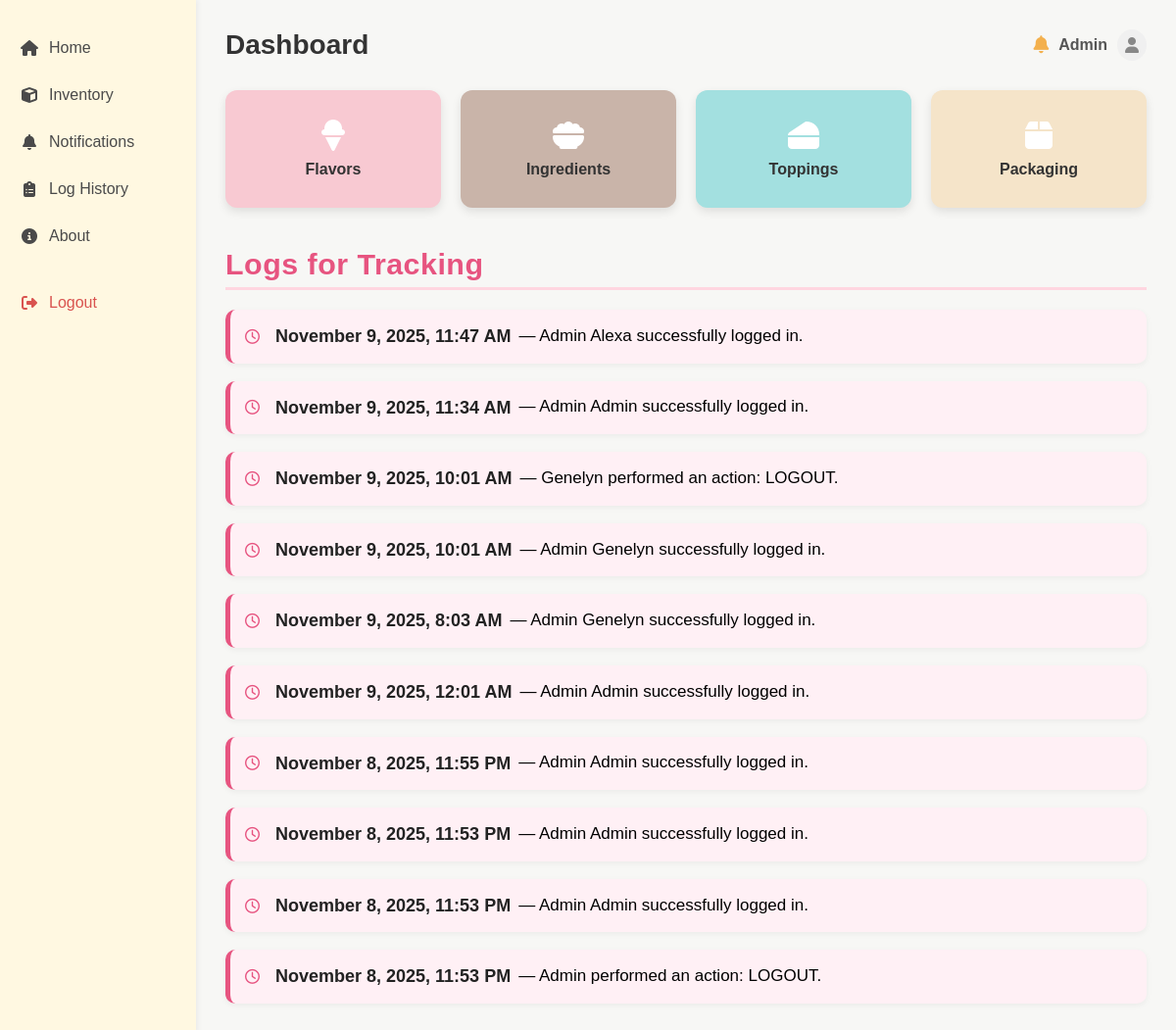
Page /home/ (signed in) on the earlier database version.
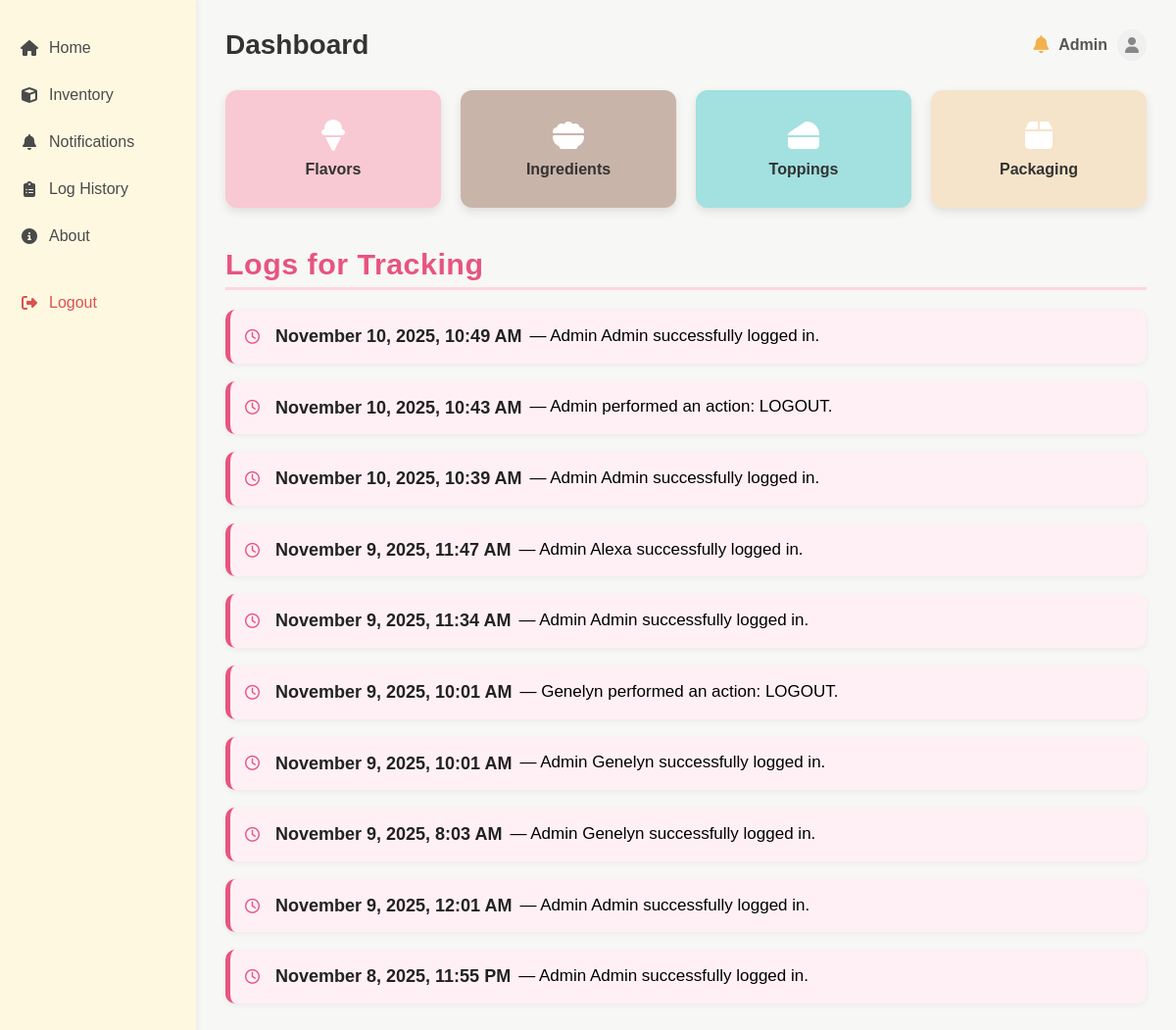
Same page on the later database version.
### sidebar/models.py (models this page shows, shortened)
class LogHistory(models.Model):
    ACTION_CHOICES = [
        ('LOGIN', 'Login'),
        ('ADD', 'Add'),
        ('UPDATE', 'Update'),
        ('DELETE', 'Delete'),
    ]
    staff = models.ForeignKey(User, on_delete=models.SET_NULL, null=True)
    action_taken = models.CharField(max_length=20, choices=ACTION_CHOICES)
    product_name = models.CharField(max_length=100, blank=True, null=True)
    stock_status = models.CharField(max_length=50, blank=True, null=True)
    date_and_time = models.DateTimeField(default=timezone.now)

### sidebar/views.py (the view)
# urls.py: path('', views.home, name='home'),
@login_required
def home(request):
    recent_logs = LogHistory.objects.all().order_by('-date_and_time')[:10]
    return render(request, 'sidebar/home.html', {
        'recent_logs': recent_logs
    })

### sidebar/templates/sidebar/home.html (shortened to what this page needs)
{% load static %}
<!DOCTYPE html>
<html lang="en">
<head>
    <link rel="stylesheet" href="{% static 'css/home.css' %}">
    <link rel="stylesheet" href="https://cdnjs.cloudflare.com/ajax/libs/font-awesome/6.5.0/css/all.min.css">
</head>
<body>
    <div class="container">
        <aside class="sidebar">
            <ul>
                <li><a href="{% url 'home' %}"><i class="fa-solid fa-house"></i> Home</a></li>
                <li><a href="{% url 'inventory' %}"><i class="fa-solid fa-cube"></i> Inventory</a></li>
                <li><a href="{% url 'notifications' %}"><i class="fa-solid fa-bell"></i> Notifications</a></li>
                <li><a href="{% url 'log_history' %}"><i class="fa-solid fa-clipboard-list"></i> Log History</a></li>
                <li><a href="{% url 'about' %}"><i class="fa-solid fa-circle-info"></i> About</a></li>
                <li class="logout"><a href="{% url 'logout' %}"><i class="fa-solid fa-right-from-bracket"></i> Logout</a></li>
            </ul>
        </aside>
        <main class="main-content">
            <header class="topbar">
                <h1>Dashboard</h1>
                <div class="user-info">
                    <a href="{% url 'notifications' %}" class="notification-icon" title="View Notifications">
                        <i class="fa-solid fa-bell"></i>
                    </a>
                    <span>{{ request.user.username|default:"Admin"|title }}</span>
                    <i class="fa-solid fa-user"></i>
                </div>
            </header>
            <section class="cards">
                <a href="{% url 'flavors' %}" class="card flavor">
                    <i class="fa-solid fa-ice-cream"></i>
                    <p>Flavors</p>
                </a>
                <a href="{% url 'ingredients' %}" class="card ingredients">
                    <i class="fa-solid fa-bowl-food"></i>
                    <p>Ingredients</p>
                </a>
                <a href="{% url 'toppings' %}" class="card toppings">
                    <i class="fa-solid fa-cheese"></i>
                    <p>Toppings</p>
                </a>
                <a href="{% url 'packaging' %}" class="card packaging">
                    <i class="fa-solid fa-box"></i>
                    <p>Packaging</p>
                </a>
            </section>
            <section class="log-section">
                <h2>Logs for Tracking</h2>
                <div class="log-list">
                    {% for log in recent_logs %}
                        <div class="log-entry">
                            <i class="fa-regular fa-clock"></i>
                            <strong>{{ log.date_and_time|date:"F j, Y, g:i A" }}</strong> —
                            {% if log.action_taken == "LOGIN" %}
                                Admin {{ log.staff.username|default:"System"|title }} successfully logged in.
                            {% elif log.action_taken == "ADD" %}
                                {{ log.staff.username|title }} added {{ log.product_name }} to inventory ({{ log.stock_status|default:"N/A" }}).
                            {% elif log.action_taken == "UPDATE" %}
                                {{ log.staff.username|title }} updated {{ log.product_name }} ({{ log.stock_status|default:"N/A" }}).
                            {% elif log.action_taken == "DELETE" %}
                                {{ log.staff.username|title }} deleted {{ log.product_name }} from inventory.
                            {% else %}
                                {{ log.staff.username|title }} performed an action: {{ log.get_action_taken_display }}.
                            {% endif %}
                        </div>
                    {% empty %}
                        <p class="no-data">No recent activity logs found.</p>
                    {% endfor %}
                </div>
            </section>
        </main>
    </div>
</body>
</html>

### sidebar/static/css/home.css (style rules this page uses)
* { box-sizing: border-box; font-family: 'Poppins', sans-serif; margin: 0; padding: 0; }
body { background-color: #f7f7f5; min-height: 100vh; }
.container { display: flex; }
.sidebar { width: 200px; background-color: #fff8e1; padding: 20px 0; min-height: 100vh; box-shadow: 2px 0 5px rgba(0, 0, 0, 0.05); }
.sidebar ul { list-style: none; }
.sidebar ul li { margin: 10px 0; }
.sidebar ul li a { display: flex; align-items: center; padding: 10px 20px; text-decoration: none; color: #4a4a4a; font-weight: 500; transition: background-color 0.2s, color 0.2s; }
.sidebar ul li a i { margin-right: 10px; width: 20px; text-align: center; }
.sidebar .logout a { color: #d9534f; margin-top: 30px; }
.main-content { flex-grow: 1; padding: 30px; }
.topbar { display: flex; justify-content: space-between; align-items: center; margin-bottom: 30px; }
.topbar h1 { font-size: 28px; font-weight: 700; color: #333; }
.user-info { display: flex; align-items: center; gap: 10px; font-weight: 600; color: #555; }
.notification-icon { color: #f3b04d; font-size: 18px; text-decoration: none; }
.user-info i.fa-user { background-color: #f0f0f0; padding: 8px; border-radius: 50%; color: #888; }
.cards { display: grid; grid-template-columns: repeat(4, 1fr); gap: 20px; margin-bottom: 40px; }
.card { display: flex; flex-direction: column; justify-content: center; align-items: center; padding: 20px; border-radius: 12px; text-decoration: none; color: white; box-shadow: 0 4px 10px rgba(0, 0, 0, 0.1); transition: transform 0.2s; min-height: 120px; }
.card i { font-size: 32px; margin-bottom: 10px; }
.card p { font-size: 16px; font-weight: 600; color: #333; }
.card.flavor { background-color: #f8c9d2; }
.card.ingredients { background-color: #c9b4a9; }
.card.toppings { background-color: #a3e0e0; }
.card.packaging { background-color: #f5e4c9; }
.log-section { margin-top: 40px; }
.log-section h2 { color: #e75480; margin-bottom: 20px; font-size: 1.9rem; border-bottom: 3px solid #ffd6e0; padding-bottom: 6px; font-weight: 700; letter-spacing: 0.5px }
.log-list { display: flex; flex-direction: column; gap: 18px; }
.log-entry { background: #fff0f5; border-left: 5px solid #e75480; padding: 12px 15px; border-radius: 10px; box-shadow: 0 2px 6px rgba(0, 0, 0, 0.05); transition: 0.3s ease; display: flex; align-items: center; flex-wrap: wrap; gap: 8px; line-height: 1.7; font-size: 17px; }
.log-entry strong { font-size: 18px; color: #222; font-weight: 600; }
.log-entry i { color: #e75480; margin-right: 8px; font-size: 15px; }

Differences in the rows shown:
no longer on this page (row unchanged): LogHistory: date_and_time "November 8, 2025, 11:53 PM", staff.username "Admin"
no longer on this page (row unchanged): LogHistory: date_and_time "November 8, 2025, 11:53 PM", staff.username "Admin"
no longer on this page (row unchanged): LogHistory: date_and_time "November 8, 2025, 11:53 PM", staff.username "Admin", action_taken "LOGOUT"
added LogHistory: date_and_time "November 10, 2025, 10:49 AM", staff.username "Admin"
added LogHistory: date_and_time "November 10, 2025, 10:43 AM", staff.username "Admin", action_taken "LOGOUT"
added LogHistory: date_and_time "November 10, 2025, 10:39 AM", staff.username "Admin"
